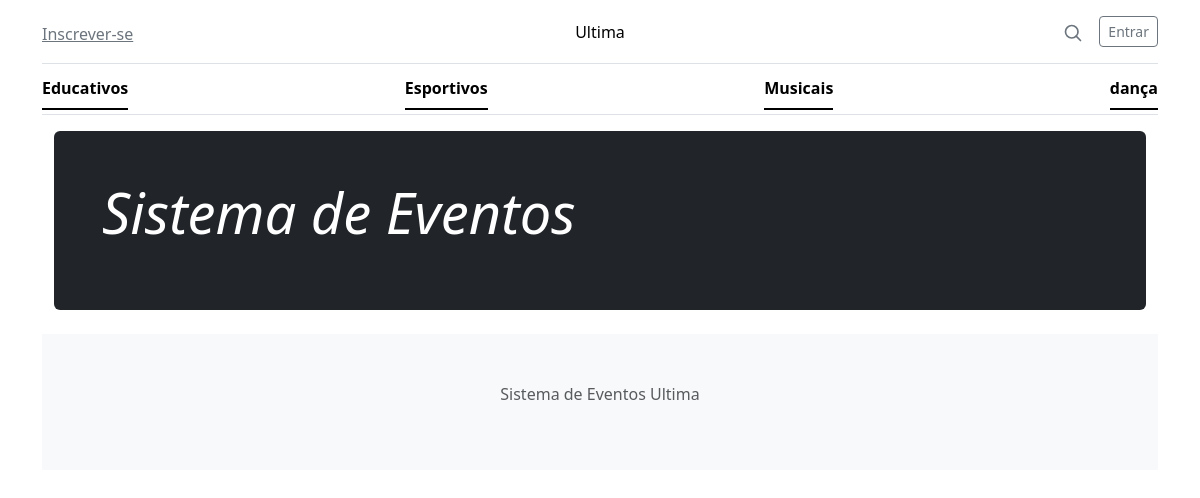
The page / on the database its author committed.
### eventos/models.py (models this page shows, shortened)
class Categoria(models.Model):
    nome = models.CharField('Nome',max_length=50)
    descricao = models.TextField('Descrição',blank=True)
    class Meta :
        verbose_name = 'Categoria'
        verbose_name_plural = 'Categorias'
        ordering = ['nome']

### base/views.py (the view)
# urls.py: path('',inicio,name='inicio'),
def inicio(request):
    dados = []
    dados . append(
        {
            'titulo': 'Titulo legal 1',
            'categoria': 'Categoria 1',
            'data': '30/08/2023',
        }
    )
    dados.append(
        {
            'titulo' : 'Titulo legal 2',
            'categoria' : 'Categoria 2',
            'data ' : ' 29/08/2023',
        }
    )
    contexto = {
        'dados ' : dados,
    }
    resposta = render (request , 'inicio.html', contexto)
    return resposta

### eventos/context_processors.py (called while the page is built)
def categorias (request):
    return{
        'categorias':Categoria.objects.all()
    }

### base/templates/inicio.html (shortened to what this page needs)
 {% extends "base.html" %}

### base/templates/base.html (shortened to what this page needs)
<!DOCTYPE html>
<html lang="pt-br">
<head>
    <link href="/static/bootstrap.min.css" rel="stylesheet">
</head>
<body>
    <div class="container">
        <header class="border-bottom py-3">
            <div class="row flex-nowrap justify-content-between align-items-center">
                <div class="col-4 pt-1">
                    <a class="link-secondary" href="{% url 'inscrever' %}">Inscrever-se</a>
                </div>
                <div class="col-4 text-center">
                    <a class="blog-header-logo text-body-emphasis text-decoration-none" href="{% url 'inicio'%}">Ultima</a>
                </div>
                <div class="col-4 d-flex justify-content-end align-items-center">
                    <a class="link-secondary" href="#" aria-label="Search">
                        <svg xmlns="http://www.w3.org/2000/svg" width="20" height="20" fill="none" stroke="currentColor" stroke-linecap="round"
                         stroke-linejoin="round" stroke-width="2" class="mx-3" role="img" viewBox="0 0 24 24"><title>Pesquisar</title><circle cx="10.5" cy="10.5"
                         r="7.5"/><path d="M21 21l-5.2-5.2"/></svg>
                    </a>
                    <a class="btn btn-sm btn-outline-secondary" href="#">Entrar</a>
                </div>
        </header>
            <div class="nav-scroller py-1 mb-3 border-bottom">
                <nav class="nav nav-underline justify-content-between">
                    {% for categoria in categorias %}
                    <a class="nav-item nav-link link-body-emphasis active" href="#">{{ categoria.nome }}</a>
                    {% endfor %}
                </nav>
            </div>
        <main class ="container">
            <div class="p-4 p-md-5 mb-4 text-white rounded bg-dark">
                <div class="col-md-6 px-0">
                <h1 class="display-4 fst-italic">Sistema de Eventos</h1>
            </div>
        </main>
        <footer class="py-5 text-center text-body-secondary bg-body-tertiary">
            <p>Sistema de Eventos Ultima</p>
        </footer>
    </div>
</body>
</html>

### rows shown on the page
Categoria: nome "Educativos"
Categoria: nome "Esportivos"
Categoria: nome "Musicais"
Categoria: nome "dança"
